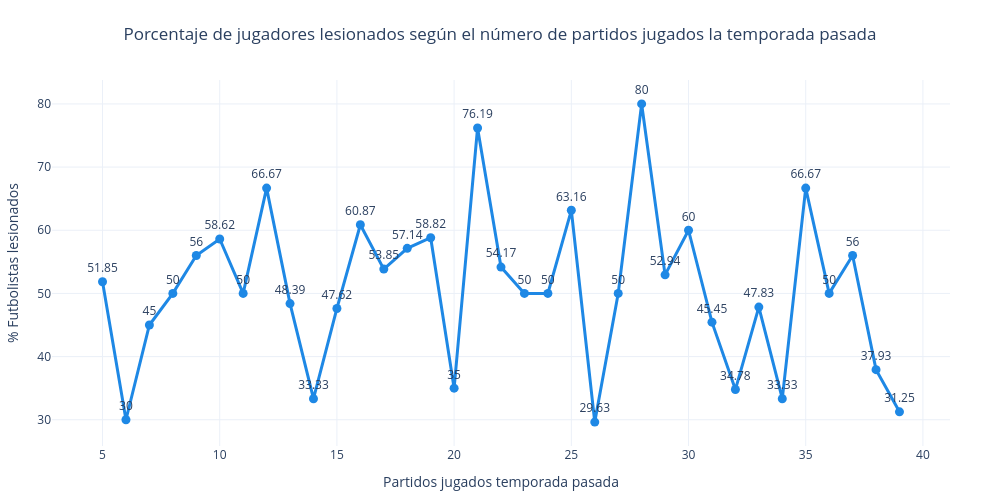

The cell this chart's notebook holds for it:
### Markdown cell above
Los partidos jugados la temporada anterior son una medida de la fatiga acumulada con la que el jugador llega a la temporada actual. Este gráfico de línea muestra si hay un umbral de partidos a partir del cual el riesgo de lesión aumenta de forma notable.

### Code cell
# Mostramos el porcentaje de judagores lesionados en función a la carga de partidos de la temporada pasada
matchesPlayedInjury = round(df_csv.groupby('Matches_Played_Past_Season')['Injury_Current_Season'].mean()*100, 2)

matchesPlayedInjury = matchesPlayedInjury.reset_index()
matchesPlayedInjury.columns = ['Matches_Played_Past_Season', 'Injured_Players']

fig = px.line(
    matchesPlayedInjury,
    x='Matches_Played_Past_Season',
    y='Injured_Players',
    markers=True,
    text='Injured_Players',
    labels={
        'Matches_Played_Past_Season': 'Partidos jugados temporada pasada',
        'Injured_Players': '% Futbolistas lesionados'
    }
)

for trace in fig.data:
    trace.update(
        line=dict(width=3, color='#1E88E5'),
        marker=dict(size=9),
        textposition='top center',
        hovertemplate='Número de partidos %{x}<br>% Jugadores lesionados: %{y}<extra></extra>'
    )

# Layout general
fig.update_layout(
    title={
        'text': 'Porcentaje de jugadores lesionados según el número de partidos jugados la temporada pasada',
        'x': 0.5,
        'xanchor': 'center'
    },
    template='plotly_white',
    height=500,
    width=1000,
    showlegend=False,
    margin=dict(t=80, l=50, r=50, b=50)
)


fig.show()
print(f'No se observa una relación clara o lineal entre el número de partidos jugados y el porcentaje de jugadores lesionados.')

### Figure 1 — Plotly figure (JSON) as saved in the notebook; plotly's stock layout.template omitted (floating-point values rounded to 4 significant figures)
{"data": [{"hovertemplate": "Número de partidos %{x}<br>% Jugadores lesionados: %{y}<extra></extra>", "legendgroup": "", "line": {"color": "#1E88E5", "dash": "solid", "width": 3}, "marker": {"size": 9, "symbol": "circle"}, "mode": "lines+markers+text", "name": "", "orientation": "v", "showlegend": false, "text": [51.85, 30.0, 45.0, 50.0, 56.0, 58.62, 50.0, 66.67, 48.39, 33.33, 47.62, 60.87, 53.85, 57.14, 58.82, 35.0, 76.19, 54.17, 50.0, 50.0, 63.16, 29.63, 50.0, 80.0, 52.94, 60.0, 45.45, 34.78, 47.83, 33.33, 66.67, 50.0, 56.0, 37.93, 31.25], "textposition": "top center", "type": "scatter", "x": [5, 6, 7, 8, 9, 10, 11, 12, 13, 14, 15, 16, 17, 18, 19, 20, 21, 22, 23, 24, 25, 26, 27, 28, 29, 30, 31, 32, 33, 34, 35, 36, 37, 38, 39], "xaxis": "x", "y": [51.85, 30.0, 45.0, 50.0, 56.0, 58.62, 50.0, 66.67, 48.39, 33.33, 47.62, 60.87, 53.85, 57.14, 58.82, 35.0, 76.19, 54.17, 50.0, 50.0, 63.16, 29.63, 50.0, 80.0, 52.94, 60.0, 45.45, 34.78, 47.83, 33.33, 66.67, 50.0, 56.0, 37.93, 31.25], "yaxis": "y"}], "layout": {"height": 500, "legend": {"tracegroupgap": 0}, "margin": {"b": 50, "l": 50, "r": 50, "t": 80}, "showlegend": false, "title": {"text": "Porcentaje de jugadores lesionados según el número de partidos jugados la temporada pasada", "x": 0.5, "xanchor": "center"}, "width": 1000, "xaxis": {"anchor": "y", "domain": [0, 1], "title": {"text": "Partidos jugados temporada pasada"}}, "yaxis": {"anchor": "x", "domain": [0, 1], "title": {"text": "% Futbolistas lesionados"}}}}
